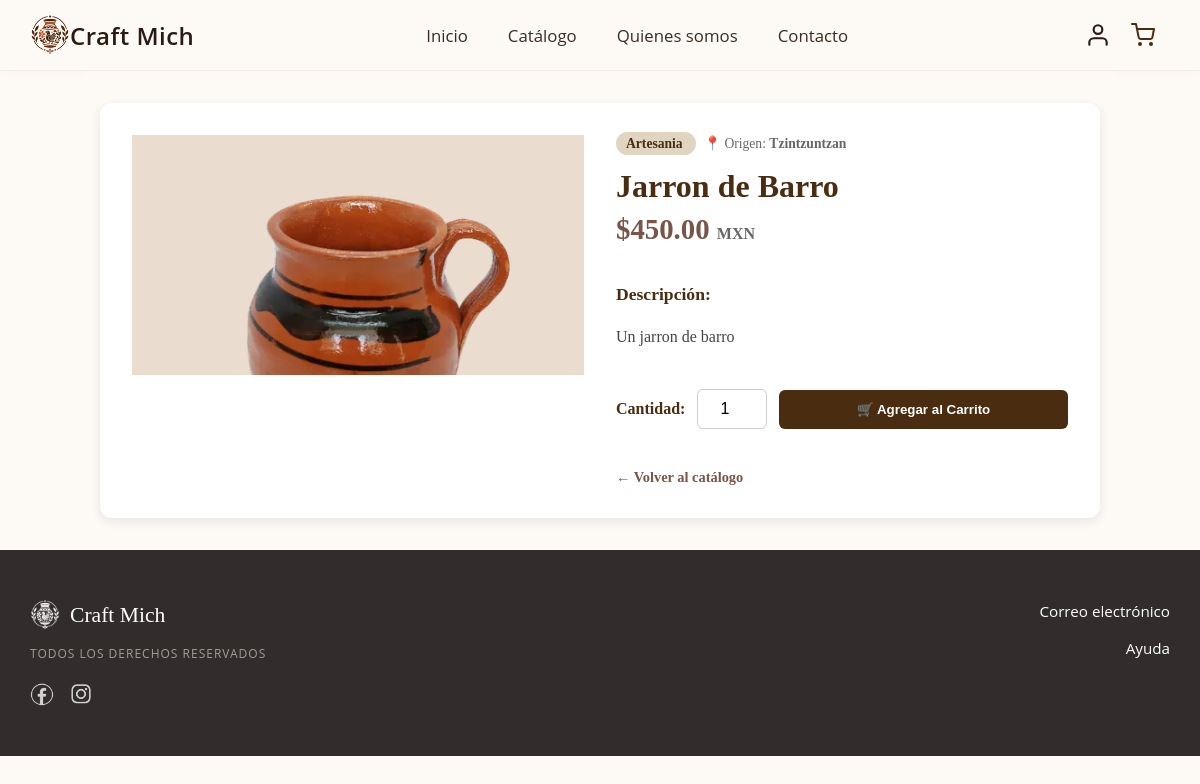
Screenshot of /detalleProducto/1/ (signed in) with the database file from the repository.
### artesanias/models.py (models this page shows, shortened)
class Producto(models.Model):
    nombre = models.CharField(max_length=200, verbose_name="Nombre del Producto")
    categoria = models.ForeignKey(Categoria, on_delete=models.CASCADE, related_name='productos')
    origen = models.ForeignKey(Municipio, on_delete=models.CASCADE, related_name='productos', verbose_name="Municipio de Origen")
    descripcion = models.TextField(verbose_name="Descripción")
    precio = models.DecimalField(max_digits=10, decimal_places=2, verbose_name="Precio (MXN)")
    imagen = models.ImageField(upload_to='productos/', null=True, blank=True, verbose_name="Imagen del Producto")
    stock = models.PositiveIntegerField(default=0, verbose_name="Cantidad en Stock")
    class Meta:
        verbose_name = "Producto"
        verbose_name_plural = "Productos"
        ordering = ['-id']

class Categoria(models.Model):
    nombre = models.CharField(max_length=100, unique=True, verbose_name="Nombre de Categoría")
    class Meta:
        verbose_name = "Categoría"
        verbose_name_plural = "Categorías"

class Municipio(models.Model):
    nombre = models.CharField(max_length=100, unique=True, verbose_name="Nombre del Municipio")
    class Meta:
        verbose_name = "Municipio"
        verbose_name_plural = "Municipios"

### artesanias/views.py (the view)
# urls.py: path('detalleProducto/<int:producto_id>/', artesanias_views.DetalleProducto, name="detalleProducto"),
@login_required(login_url='Login')
def DetalleProducto(request, producto_id):
    producto = get_object_or_404(Producto, id=producto_id)
    return render(request, 'artesanias/detalleProducto.html', {'producto': producto})

### artesanias/templates/artesanias/detalleProducto.html (shortened to what this page needs)
{% extends 'artesanias/encabezado.html' %}
{% load static %}
{% block contenido %}
<main class="catalogo-main" style="max-width: 1000px; margin: 0 auto; padding: 2rem 1rem;">
    <div style="display: grid; grid-template-columns: repeat(auto-fit, minmax(300px, 1fr)); gap: 2rem; background: #fff; padding: 2rem; border-radius: 12px; box-shadow: 0 4px 12px rgba(0,0,0,0.08);">
        <div class="product-image-box">
            {% if producto.imagen %}
                <img src="{{ producto.imagen.url }}" alt="{{ producto.nombre }}" style="width: 100%; border-radius: 8px; max-height: 400px; object-fit: cover;">
            {% else %}
                <div style="background-color: #eae1d8; width: 100%; height: 350px; display: flex; align-items: center; justify-content: center; color: #795548; border-radius: 8px; font-weight: bold;">
                    Sin imagen disponible
                </div>
            {% endif %}
        </div>
        <div class="product-info-detail" style="display: flex; flex-direction: column; justify-content: center;">
            <div style="margin-bottom: 0.5rem;">
                <span style="background: #e0d5c1; color: #4a2c11; padding: 4px 10px; border-radius: 20px; font-size: 0.85rem; font-weight: bold;">
                    {{ producto.categoria.nombre }}
                </span>
                <span style="color: #666; font-size: 0.85rem; margin-left: 8px;">
                    📍 Origen: <strong>{{ producto.origen.nombre }}</strong>
                </span>
            </div>
            <h1 style="color: #4a2c11; font-size: 2rem; margin: 0.5rem 0;">{{ producto.nombre }}</h1>
            <div style="font-size: 1.8rem; color: #795548; font-weight: bold; margin-bottom: 1rem;">
                ${{ producto.precio }} <span style="font-size: 1rem; color: #666;">MXN</span>
            </div>
            <div style="margin-bottom: 1.5rem; color: #444; line-height: 1.6;">
                <h3 style="font-size: 1.1rem; color: #4a2c11; margin-bottom: 0.3rem;">Descripción:</h3>
                <p>{{ producto.descripcion|linebreaks }}</p>
            </div>
            {% if producto.stock > 0 %}
                <form action="{% url 'agregar_al_carrito' producto.id %}" method="POST" style="display: flex; gap: 12px; align-items: center; flex-wrap: wrap;">
                    <label for="cantidad" style="font-weight: bold; color: #4a2c11;">Cantidad:</label>
                    <input type="number" id="cantidad" name="cantidad" value="1" min="1" max="{{ producto.stock }}" style="width: 70px; padding: 10px; border-radius: 6px; border: 1px solid #ccc; text-align: center; font-size: 1rem;">
                    <button type="submit" style="background-color: #4a2c11; color: white; border: none; padding: 12px 24px; border-radius: 6px; font-weight: bold; cursor: pointer; flex-grow: 1; text-align: center;">
                        🛒 Agregar al Carrito
                    </button>
                </form>
            {% else %}
                <button disabled style="background-color: #ccc; color: #666; border: none; padding: 12px 24px; border-radius: 6px; font-weight: bold; cursor: not-allowed; width: 100%;">
                    Producto Agotado
                </button>
            {% endif %}
            <div style="margin-top: 1.5rem;">
                <a href="{% url 'Catalogo' %}" style="color: #795548; text-decoration: none; font-weight: bold; font-size: 0.9rem;">
                    ← Volver al catálogo
                </a>
            </div>
        </div>
    </div>
</main>
{% endblock %}

### artesanias/static/artesanias/css/estilo.css (style rules this page uses)
.catalogo-main { max-width: 1200px; margin: 0 auto; padding: 40px 20px 80px 20px; background-color: #fdfaf6; }
.product-image-box { width: 100%; height: 240px; overflow: hidden; background-color: #eaddcf; }

### rows the page displays
Producto: imagen (picture), categoria.nombre "Artesania", origen.nombre "Tzintzuntzan", nombre "Jarron de Barro", precio "450.00", descripcion "Un jarron de barro"
